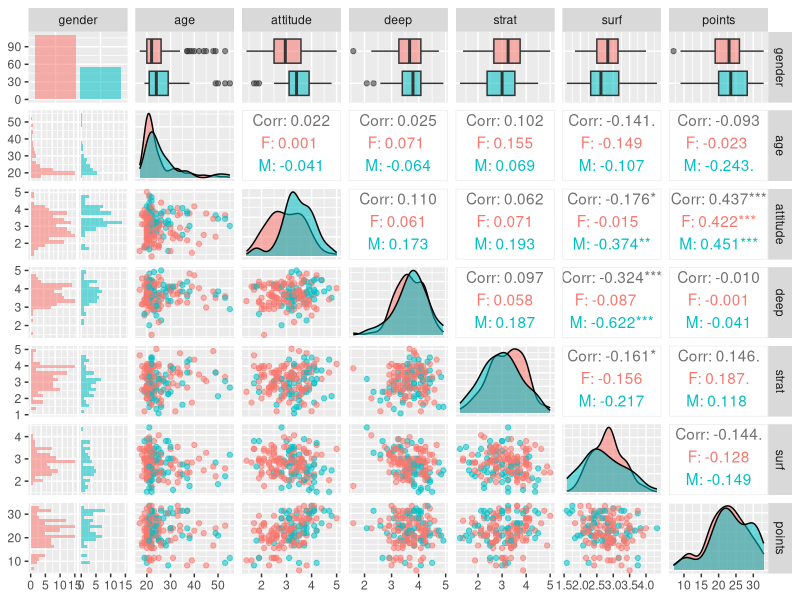
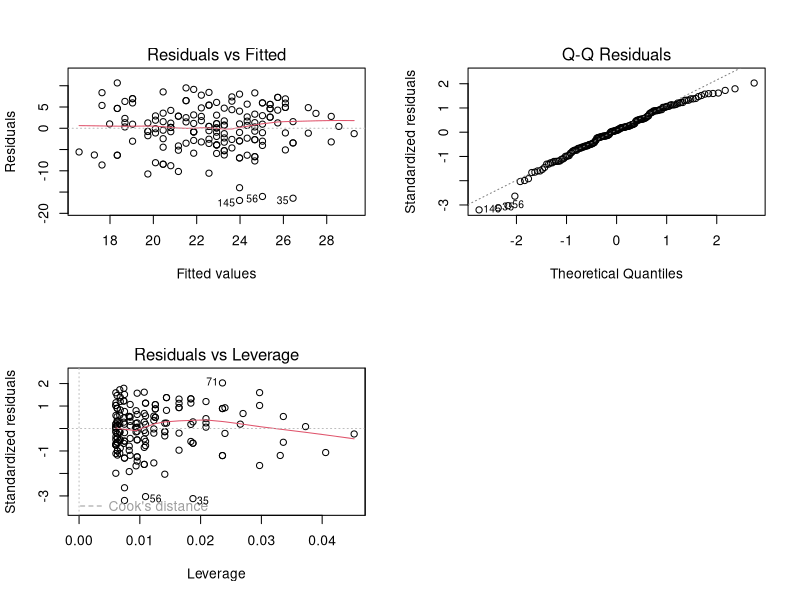

The R source for these figures, in order:
## ---- chunk 1
knitr::opts_chunk$set(echo = TRUE)
## ---- chunk 2
library(tidyverse)
library(dplyr)
library(ggplot2) 
library(GGally)            
library(purrr)
## ---- chunk 3
# set working directory to access data
setwd("C:\\Users\\Emilia\\Documents\\Uni Helsinki\\Year One\\Teaching Period 2\\Open Data Science\\IODS-project_2022\\data")

# read data from previously wrangled file 
students_learning2014 <- read.csv("learning_2014.csv", sep = ",", header = TRUE)
## ---- chunk 4
dim(students_learning2014)
str(students_learning2014)
## ---- chunk 5
# Graphical Overview 
ggpairs(students_learning2014[-1],                   # data, excluding X
        mapping = aes(col = gender, alpha = 0.3), 
        lower = list(combo = wrap("facethist", bins = 20)))

## ---- chunk 6
students_learning2014[-1]  %>%
  split(.$gender) %>%
  map(summary) #summary(students_learning2014)
## ---- chunk 7
# create and fit regression model with three explanatory variables 
model <- lm(points ~ attitude + age + strat, data = students_learning2014)
summary(model)
## ---- chunk 8
model2 <- lm(points ~ attitude, data = students_learning2014)
summary(model2)
## ---- chunk 9
# place all four graphics in same plot
par(mfrow = c(2,2))
# draw diagnostic plots 
plot(model2, which = c(1,2,5))

